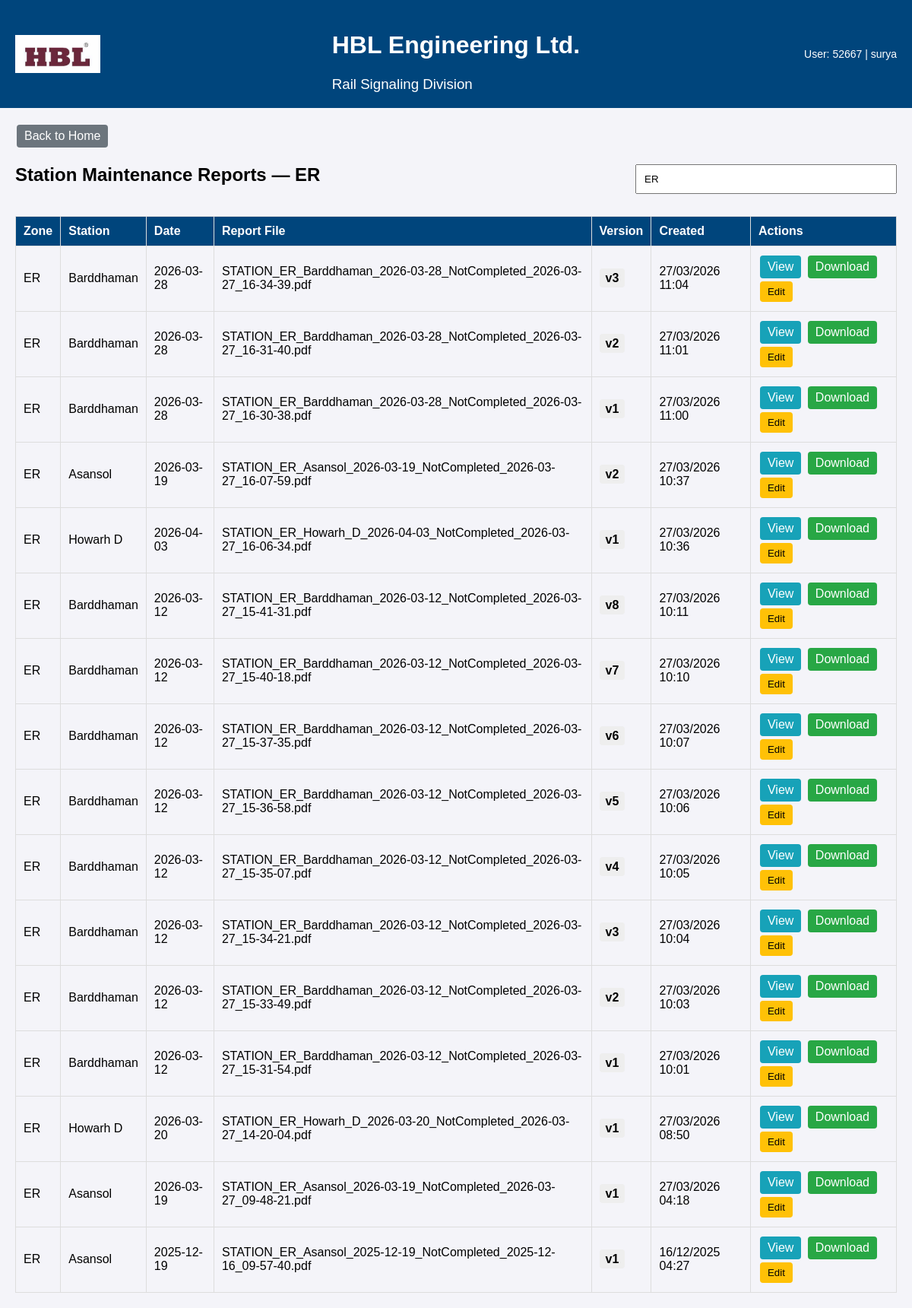
The app's page /Station/viewReports.php?zone=ER (signed in) with its own data.
### tables this page shows
CREATE TABLE `station_reports` (
  `id` int(11) NOT NULL,
  `zone` varchar(100) DEFAULT NULL,
  `station` varchar(100) DEFAULT NULL,
  `report_date` date DEFAULT NULL,
  `file_name` varchar(255) DEFAULT NULL,
  `version` int(11) DEFAULT NULL,
  `created_at` timestamp NOT NULL DEFAULT current_timestamp(),
  `file_path` varchar(255) DEFAULT NULL
);

### Station/viewReports.php (the view, shortened to what this page needs)
<?php
$username      = $_SESSION['username'];
$employee_name = $_SESSION['employee_name'] ?? 'Unknown';
$dsn   = "mysql:host=localhost;dbname=maintainance;charset=utf8mb4";
$dbUser = "root";
$dbPass = "Hbl@1234";
try {
    $pdo = new PDO($dsn, $dbUser, $dbPass, [
        PDO::ATTR_ERRMODE => PDO::ERRMODE_EXCEPTION,
        PDO::ATTR_DEFAULT_FETCH_MODE => PDO::FETCH_ASSOC
    ]);
} catch (PDOException $e) {
    echo "DB connection error: " . htmlspecialchars($e->getMessage());
    exit;
}
$filterZone = isset($_GET['zone']) ? trim($_GET['zone']) : '';
$pdo->exec("CREATE TABLE IF NOT EXISTS station_reports (
    id INT AUTO_INCREMENT PRIMARY KEY,
    zone VARCHAR(100),
    station VARCHAR(100),
    report_date DATE,
    file_name VARCHAR(255),
    version INT,
    created_at TIMESTAMP DEFAULT CURRENT_TIMESTAMP,
    file_path VARCHAR(255)
) ENGINE=InnoDB DEFAULT CHARSET=utf8mb4;");
try {
    if ($filterZone !== '') {
        $sql = "
            SELECT id, zone, station, report_date, file_name, version, created_at, file_path
            FROM station_reports
            WHERE LOWER(zone) = LOWER(?)
            ORDER BY created_at DESC, zone, station, report_date DESC, version DESC";
        $stmt = $pdo->prepare($sql);
        $stmt->execute([$filterZone]);
    } else {
        $sql = "
            SELECT id, zone, station, report_date, file_name, version, created_at, file_path
            FROM station_reports
            ORDER BY created_at DESC, zone, station, report_date DESC, version DESC";
        $stmt = $pdo->query($sql);
    }
    $reports = $stmt->fetchAll();
} catch (Exception $e) {
    $reports = [];
}
?>
<!doctype html>
<html lang="en">
<head>
</head>
<body>
<header>
  <img src="./hbl logo.jpg" alt="HBL Logo">
  <div>
    <h1>HBL Engineering Ltd.</h1>
    <h3 style="margin:0; font-weight:400;">Rail Signaling Division</h3>
  </div>
  <div class="profile">User: <?php echo htmlspecialchars($username); ?> | <?php echo htmlspecialchars($employee_name); ?></div>
</header>
<div class="container">
  <a href="station_index.html" class="btn back-btn">Back to Home</a>
  <div class="search-row">
    <h2>Station Maintenance Reports<?php echo $filterZone ? ' — ' . htmlspecialchars($filterZone) : ''; ?></h2>
    <div style="text-align:right;">
      <input id="search-input" type="text" placeholder="Search by Zone, Station or Date..." />
    </div>
  </div>
<?php if (!empty($reports)): ?>
  <table id="report-table">
    <thead>
      <tr>
        <th>Zone</th>
        <th>Station</th>
        <th>Date</th>
        <th>Report File</th>
        <th>Version</th>
        <th>Created</th>
        <th>Actions</th>
      </tr>
    </thead>
    <tbody>
    <?php foreach ($reports as $r):
        $zone    = $r['zone'] ?? '';
        $station = $r['station'] ?? '';
        $date    = $r['report_date'] ?? '';
        $file    = $r['file_name'] ?? '';
        $version = $r['version'] ?? '';
        $created = isset($r['created_at']) ? date('d/m/Y H:i', strtotime($r['created_at'])) : '';
        $filePath = $r['file_path'] ?? ('reports/' . $file);
        $filePathEsc = htmlspecialchars($filePath);
        $rForJs = [
            'zone'       => $zone,
            'station'    => $station,
            'report_date'=> $date,
            'file_name'  => $file,
            'version'    => $version,
            'file_path'  => $filePath
        ];
        $rJson = htmlspecialchars(json_encode($rForJs), ENT_QUOTES, 'UTF-8');
    ?>
      <tr data-zone="<?php echo htmlspecialchars(strtolower($zone)); ?>"
          data-station="<?php echo htmlspecialchars(strtolower($station)); ?>"
          data-date="<?php echo htmlspecialchars(strtolower($date)); ?>">
        <td><?php echo htmlspecialchars($zone); ?></td>
        <td><?php echo htmlspecialchars($station); ?></td>
        <td><?php echo htmlspecialchars($date); ?></td>
        <td><?php echo htmlspecialchars($file); ?></td>
        <td><span class="version-badge">v<?php echo (int)$version; ?></span></td>
        <td><?php echo htmlspecialchars($created); ?></td>
        <td>
          <a class="btn view-btn" href="<?php echo $filePathEsc; ?>" target="_blank">View</a>
          <a class="btn download-btn" href="<?php echo $filePathEsc; ?>" download>Download</a>
          <button class="btn edit-btn" onclick='editRecord(<?php echo $rJson; ?>)'>Edit</button>
        </td>
      </tr>
    <?php endforeach; ?>
    </tbody>
  </table>
<?php endif; ?>
</div>
</body>
</html>

### Station/viewReports.php (style rules this page uses)
body { font-family: Arial, sans-serif; background-color: #f4f4f9; margin: 0; padding: 0; }
header { display:flex; align-items:center; justify-content:center; background:#00457C; color:#fff; padding:20px; position:relative; }
header img { position:absolute; left:20px; height:50px; }
.profile { position:absolute; right:20px; color:#fff; font-size:14px; }
.container { padding:20px; max-width:1200px; margin:0 auto; }
h2 { text-align:center; margin-top:8px; }
table { width:100%; border-collapse:collapse; margin-top:20px; }
th,td { padding:10px; border:1px solid #ddd; text-align:left; }
th { background:#00457C; color:#fff; }
.btn { padding:6px 10px; margin:2px; border:none; color:#fff; border-radius:4px; cursor:pointer; text-decoration:none; display:inline-block; }
.view-btn { background:#17a2b8; }
.edit-btn { background:#ffc107; color:#000; }
.download-btn { background:#28a745; }
.back-btn { background:#6c757d; }
.search-row { display:flex; justify-content:space-between; align-items:center; gap:10px; margin-top:12px; }
#search-input { padding:10px; width:320px; }
.version-badge { background:#eee; padding:4px 8px; border-radius:4px; font-weight:700; }

### records on screen
station_reports: zone "ER", station "Barddhaman", report_date "2026-03-28", file_name "STATION_ER_Barddhaman_2026-03-28_NotCompleted_2026-03-27_16-34-39.pdf", version "3", created_at "27/03/2026 11:04"
station_reports: zone "ER", station "Barddhaman", report_date "2026-03-28", file_name "STATION_ER_Barddhaman_2026-03-28_NotCompleted_2026-03-27_16-31-40.pdf", version "2", created_at "27/03/2026 11:01"
station_reports: zone "ER", station "Barddhaman", report_date "2026-03-28", file_name "STATION_ER_Barddhaman_2026-03-28_NotCompleted_2026-03-27_16-30-38.pdf", version "1", created_at "27/03/2026 11:00"
station_reports: zone "ER", station "Asansol", report_date "2026-03-19", file_name "STATION_ER_Asansol_2026-03-19_NotCompleted_2026-03-27_16-07-59.pdf", version "2", created_at "27/03/2026 10:37"
station_reports: zone "ER", station "Howarh D", report_date "2026-04-03", file_name "STATION_ER_Howarh_D_2026-04-03_NotCompleted_2026-03-27_16-06-34.pdf", version "1", created_at "27/03/2026 10:36"
station_reports: zone "ER", station "Barddhaman", report_date "2026-03-12", file_name "STATION_ER_Barddhaman_2026-03-12_NotCompleted_2026-03-27_15-41-31.pdf", version "8", created_at "27/03/2026 10:11"
station_reports: zone "ER", station "Barddhaman", report_date "2026-03-12", file_name "STATION_ER_Barddhaman_2026-03-12_NotCompleted_2026-03-27_15-40-18.pdf", version "7", created_at "27/03/2026 10:10"
station_reports: zone "ER", station "Barddhaman", report_date "2026-03-12", file_name "STATION_ER_Barddhaman_2026-03-12_NotCompleted_2026-03-27_15-37-35.pdf", version "6", created_at "27/03/2026 10:07"
station_reports: zone "ER", station "Barddhaman", report_date "2026-03-12", file_name "STATION_ER_Barddhaman_2026-03-12_NotCompleted_2026-03-27_15-36-58.pdf", version "5", created_at "27/03/2026 10:06"
station_reports: zone "ER", station "Barddhaman", report_date "2026-03-12", file_name "STATION_ER_Barddhaman_2026-03-12_NotCompleted_2026-03-27_15-35-07.pdf", version "4", created_at "27/03/2026 10:05"
station_reports: zone "ER", station "Barddhaman", report_date "2026-03-12", file_name "STATION_ER_Barddhaman_2026-03-12_NotCompleted_2026-03-27_15-34-21.pdf", version "3", created_at "27/03/2026 10:04"
station_reports: zone "ER", station "Barddhaman", report_date "2026-03-12", file_name "STATION_ER_Barddhaman_2026-03-12_NotCompleted_2026-03-27_15-33-49.pdf", version "2", created_at "27/03/2026 10:03"
station_reports: zone "ER", station "Barddhaman", report_date "2026-03-12", file_name "STATION_ER_Barddhaman_2026-03-12_NotCompleted_2026-03-27_15-31-54.pdf", version "1", created_at "27/03/2026 10:01"
station_reports: zone "ER", station "Howarh D", report_date "2026-03-20", file_name "STATION_ER_Howarh_D_2026-03-20_NotCompleted_2026-03-27_14-20-04.pdf", version "1", created_at "27/03/2026 08:50"
station_reports: zone "ER", station "Asansol", report_date "2026-03-19", file_name "STATION_ER_Asansol_2026-03-19_NotCompleted_2026-03-27_09-48-21.pdf", version "1", created_at "27/03/2026 04:18"
station_reports: zone "ER", station "Asansol", report_date "2025-12-19", file_name "STATION_ER_Asansol_2025-12-19_NotCompleted_2025-12-16_09-57-40.pdf", version "1", created_at "16/12/2025 04:27"

### other values on screen
$username "52667"
$employee_name "surya"
$filterZone "ER"
